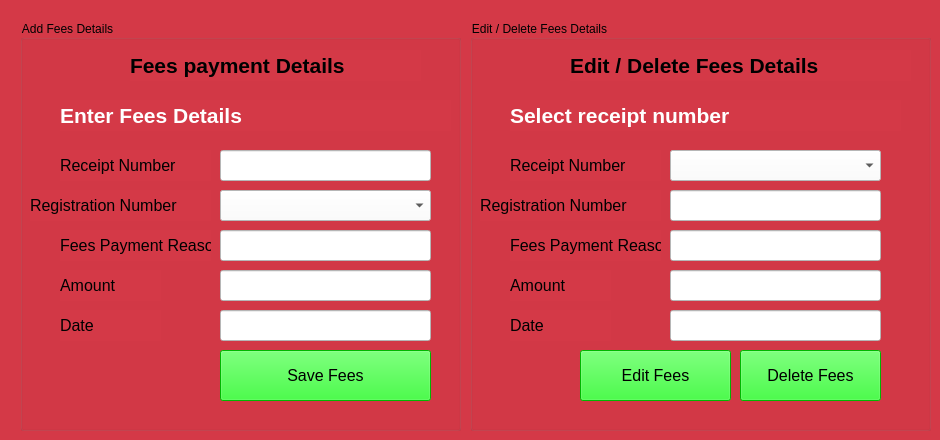
    <widget class="QWidget" name="tab_8">
     <property name="styleSheet">
      <string notr="true">background-color :#d43947

</string>
     </property>
     <attribute name="title">
      <string>Fees</string>
     </attribute>
     <widget class="QGroupBox" name="groupBox_5">
      <property name="geometry">
       <rect>
        <x>20</x>
        <y>20</y>
        <width>441</width>
        <height>411</height>
       </rect>
      </property>
      <property name="title">
       <string>Add Fees Details</string>
      </property>
      <widget class="QLabel" name="label_45">
       <property name="geometry">
        <rect>
         <x>40</x>
         <y>130</y>
         <width>151</width>
         <height>31</height>
        </rect>
       </property>
       <property name="font">
        <font>
         <pointsize>12</pointsize>
        </font>
       </property>
       <property name="text">
        <string>Receipt Number</string>
       </property>
      </widget>
      <widget class="QLineEdit" name="tb52">
       <property name="geometry">
        <rect>
         <x>200</x>
         <y>210</y>
         <width>211</width>
         <height>31</height>
        </rect>
       </property>
       <property name="font">
        <font>
         <pointsize>12</pointsize>
        </font>
       </property>
       <property name="styleSheet">
        <string notr="true">color : rgb(0,0,0);
background-color: rgb(255, 255, 255);</string>
       </property>
      </widget>
      <widget class="QLineEdit" name="tb53">
       <property name="geometry">
        <rect>
         <x>200</x>
         <y>250</y>
         <width>211</width>
         <height>31</height>
        </rect>
       </property>
       <property name="font">
        <font>
         <pointsize>12</pointsize>
        </font>
       </property>
       <property name="styleSheet">
        <string notr="true">color : rgb(0,0,0);
background-color: rgb(255, 255, 255);</string>
       </property>
      </widget>
      <widget class="QLabel" name="label_46">
       <property name="geometry">
        <rect>
         <x>10</x>
         <y>170</y>
         <width>181</width>
         <height>31</height>
        </rect>
       </property>
       <property name="font">
        <font>
         <pointsize>12</pointsize>
        </font>
       </property>
       <property name="text">
        <string>Registration Number</string>
       </property>
      </widget>
      <widget class="QLabel" name="label_47">
       <property name="geometry">
        <rect>
         <x>40</x>
         <y>250</y>
         <width>101</width>
         <height>31</height>
        </rect>
       </property>
       <property name="font">
        <font>
         <pointsize>12</pointsize>
        </font>
       </property>
       <property name="text">
        <string>Amount</string>
       </property>
      </widget>
      <widget class="QLineEdit" name="tb51">
       <property name="geometry">
        <rect>
         <x>200</x>
         <y>130</y>
         <width>211</width>
         <height>31</height>
        </rect>
       </property>
       <property name="font">
        <font>
         <pointsize>12</pointsize>
        </font>
       </property>
       <property name="styleSheet">
        <string notr="true">color : rgb(0,0,0);
background-color: rgb(255, 255, 255);</string>
       </property>
      </widget>
      <widget class="QLabel" name="label_52">
       <property name="geometry">
        <rect>
         <x>40</x>
         <y>210</y>
         <width>151</width>
         <height>31</height>
        </rect>
       </property>
       <property name="font">
        <font>
         <pointsize>12</pointsize>
        </font>
       </property>
       <property name="text">
        <string>Fees Payment Reason</string>
       </property>
      </widget>
      <widget class="QLabel" name="l31_3">
       <property name="geometry">
        <rect>
         <x>110</x>
         <y>30</y>
         <width>291</width>
         <height>31</height>
        </rect>
       </property>
       <property name="font">
        <font>
         <pointsize>16</pointsize>
         <weight>75</weight>
         <bold>true</bold>
        </font>
       </property>
       <property name="text">
        <string>Fees payment Details</string>
       </property>
      </widget>
      <widget class="QPushButton" name="b51">
       <property name="geometry">
        <rect>
         <x>200</x>
         <y>330</y>
         <width>211</width>
         <height>51</height>
        </rect>
       </property>
       <property name="font">
        <font>
         <pointsize>12</pointsize>
        </font>
       </property>
       <property name="styleSheet">
        <string notr="true">background-color: rgb(0, 255, 0);</string>
       </property>
       <property name="text">
        <string>Save Fees</string>
       </property>
      </widget>
      <widget class="QLabel" name="l51">
       <property name="geometry">
        <rect>
         <x>40</x>
         <y>80</y>
         <width>391</width>
         <height>31</height>
        </rect>
       </property>
       <property name="font">
        <font>
         <pointsize>16</pointsize>
         <weight>75</weight>
         <bold>true</bold>
        </font>
       </property>
       <property name="styleSheet">
        <string notr="true">color : rgb(255,255,255);</string>
       </property>
       <property name="text">
        <string>Enter Fees Details</string>
       </property>
      </widget>
      <widget class="QComboBox" name="cb51">
       <property name="geometry">
        <rect>
         <x>200</x>
         <y>170</y>
         <width>211</width>
         <height>31</height>
        </rect>
       </property>
       <property name="font">
        <font>
         <pointsize>12</pointsize>
        </font>
       </property>
       <property name="styleSheet">
        <string notr="true">color : rgb(0,0,0);
background-color: rgb(255, 255, 255);</string>
       </property>
      </widget>
      <widget class="QLineEdit" name="tb54">
       <property name="geometry">
        <rect>
         <x>200</x>
         <y>290</y>
         <width>211</width>
         <height>31</height>
        </rect>
       </property>
       <property name="font">
        <font>
         <pointsize>12</pointsize>
        </font>
       </property>
       <property name="styleSheet">
        <string notr="true">color : rgb(0,0,0);
background-color: rgb(255, 255, 255);</string>
       </property>
      </widget>
      <widget class="QLabel" name="label_57">
       <property name="geometry">
        <rect>
         <x>40</x>
         <y>290</y>
         <width>101</width>
         <height>31</height>
        </rect>
       </property>
       <property name="font">
        <font>
         <pointsize>12</pointsize>
        </font>
       </property>
       <property name="text">
        <string>Date</string>
       </property>
      </widget>
     </widget>
     <widget class="QGroupBox" name="groupBox_6">
      <property name="geometry">
       <rect>
        <x>470</x>
        <y>20</y>
        <width>461</width>
        <height>411</height>
       </rect>
      </property>
      <property name="title">
       <string>Edit / Delete Fees Details</string>
      </property>
      <widget class="QLabel" name="label_53">
       <property name="geometry">
        <rect>
         <x>40</x>
         <y>130</y>
         <width>151</width>
         <height>31</height>
        </rect>
       </property>
       <property name="font">
        <font>
         <pointsize>12</pointsize>
        </font>
       </property>
       <property name="text">
        <string>Receipt Number</string>
       </property>
      </widget>
      <widget class="QComboBox" name="cb52">
       <property name="geometry">
        <rect>
         <x>200</x>
         <y>130</y>
         <width>211</width>
         <height>31</height>
        </rect>
       </property>
       <property name="font">
        <font>
         <pointsize>12</pointsize>
        </font>
       </property>
       <property name="styleSheet">
        <string notr="true">color : rgb(0,0,0);
background-color: rgb(255, 255, 255);</string>
       </property>
      </widget>
      <widget class="QLineEdit" name="tb56">
       <property name="geometry">
        <rect>
         <x>200</x>
         <y>210</y>
         <width>211</width>
         <height>31</height>
        </rect>
       </property>
       <property name="font">
        <font>
         <pointsize>12</pointsize>
        </font>
       </property>
       <property name="styleSheet">
        <string notr="true">color : rgb(0,0,0);
background-color: rgb(255, 255, 255);</string>
       </property>
      </widget>
      <widget class="QLineEdit" name="tb57">
       <property name="geometry">
        <rect>
         <x>200</x>
         <y>250</y>
         <width>211</width>
         <height>31</height>
        </rect>
       </property>
       <property name="font">
        <font>
         <pointsize>12</pointsize>
        </font>
       </property>
       <property name="styleSheet">
        <string notr="true">color : rgb(0,0,0);
background-color: rgb(255, 255, 255);</string>
       </property>
      </widget>
      <widget class="QLabel" name="l32_3">
       <property name="geometry">
        <rect>
         <x>100</x>
         <y>30</y>
         <width>341</width>
         <height>31</height>
        </rect>
       </property>
       <property name="font">
        <font>
         <pointsize>16</pointsize>
         <weight>75</weight>
         <bold>true</bold>
        </font>
       </property>
       <property name="text">
        <string>Edit / Delete Fees Details</string>
       </property>
      </widget>
      <widget class="QPushButton" name="b52">
       <property name="geometry">
        <rect>
         <x>110</x>
         <y>330</y>
         <width>151</width>
         <height>51</height>
        </rect>
       </property>
       <property name="font">
        <font>
         <pointsize>12</pointsize>
        </font>
       </property>
       <property name="styleSheet">
        <string notr="true">background-color: rgb(0, 255, 0);</string>
       </property>
       <property name="text">
        <string>Edit Fees</string>
       </property>
      </widget>
      <widget class="QPushButton" name="b53">
       <property name="geometry">
        <rect>
         <x>270</x>
         <y>330</y>
         <width>141</width>
         <height>51</height>
        </rect>
       </property>
       <property name="font">
        <font>
         <pointsize>12</pointsize>
        </font>
       </property>
       <property name="styleSheet">
        <string notr="true">background-color: rgb(0, 255, 0);</string>
       </property>
       <property name="text">
        <string>Delete Fees</string>
       </property>
      </widget>
      <widget class="QLabel" name="l52">
       <property name="geometry">
        <rect>
         <x>40</x>
         <y>80</y>
         <width>391</width>
         <height>31</height>
        </rect>
       </property>
       <property name="font">
        <font>
         <pointsize>16</pointsize>
         <weight>75</weight>
         <bold>true</bold>
        </font>
       </property>
       <property name="styleSheet">
        <string notr="true">color : rgb(255,255,255);</string>
       </property>
       <property name="text">
        <string>Select receipt number</string>
       </property>
      </widget>
      <widget class="QLabel" name="label_58">
       <property name="geometry">
        <rect>
         <x>40</x>
         <y>290</y>
         <width>101</width>
         <height>31</height>
        </rect>
       </property>
       <property name="font">
        <font>
         <pointsize>12</pointsize>
        </font>
       </property>
       <property name="text">
        <string>Date</string>
       </property>
      </widget>
      <widget class="QLabel" name="label_54">
       <property name="geometry">
        <rect>
         <x>10</x>
         <y>170</y>
         <width>181</width>
         <height>31</height>
        </rect>
       </property>
       <property name="font">
        <font>
         <pointsize>12</pointsize>
        </font>
       </property>
       <property name="text">
        <string>Registration Number</string>
       </property>
      </widget>
      <widget class="QLabel" name="label_55">
       <property name="geometry">
        <rect>
         <x>40</x>
         <y>210</y>
         <width>151</width>
         <height>31</height>
        </rect>
       </property>
       <property name="font">
        <font>
         <pointsize>12</pointsize>
        </font>
       </property>
       <property name="text">
        <string>Fees Payment Reason</string>
       </property>
      </widget>
      <widget class="QLabel" name="label_56">
       <property name="geometry">
        <rect>
         <x>40</x>
         <y>250</y>
         <width>101</width>
         <height>31</height>
        </rect>
       </property>
       <property name="font">
        <font>
         <pointsize>12</pointsize>
        </font>
       </property>
       <property name="styleSheet">
        <string notr="true">background-color :(212,57,71);
</string>
       </property>
       <property name="text">
        <string>Amount</string>
       </property>
      </widget>
      <widget class="QLineEdit" name="tb58">
       <property name="geometry">
        <rect>
         <x>200</x>
         <y>290</y>
         <width>211</width>
         <height>31</height>
        </rect>
       </property>
       <property name="font">
        <font>
         <pointsize>12</pointsize>
        </font>
       </property>
       <property name="styleSheet">
        <string notr="true">color : rgb(0,0,0);background-color: rgb(255, 255, 255);</string>
       </property>
      </widget>
      <widget class="QLineEdit" name="tb55">
       <property name="geometry">
        <rect>
         <x>200</x>
         <y>170</y>
         <width>211</width>
         <height>31</height>
        </rect>
       </property>
       <property name="font">
        <font>
         <pointsize>12</pointsize>
        </font>
       </property>
       <property name="styleSheet">
        <string notr="true">color : rgb(0,0,0);
background-color: rgb(255, 255, 255);</string>
       </property>
      </widget>
     </widget>
    </widget>
